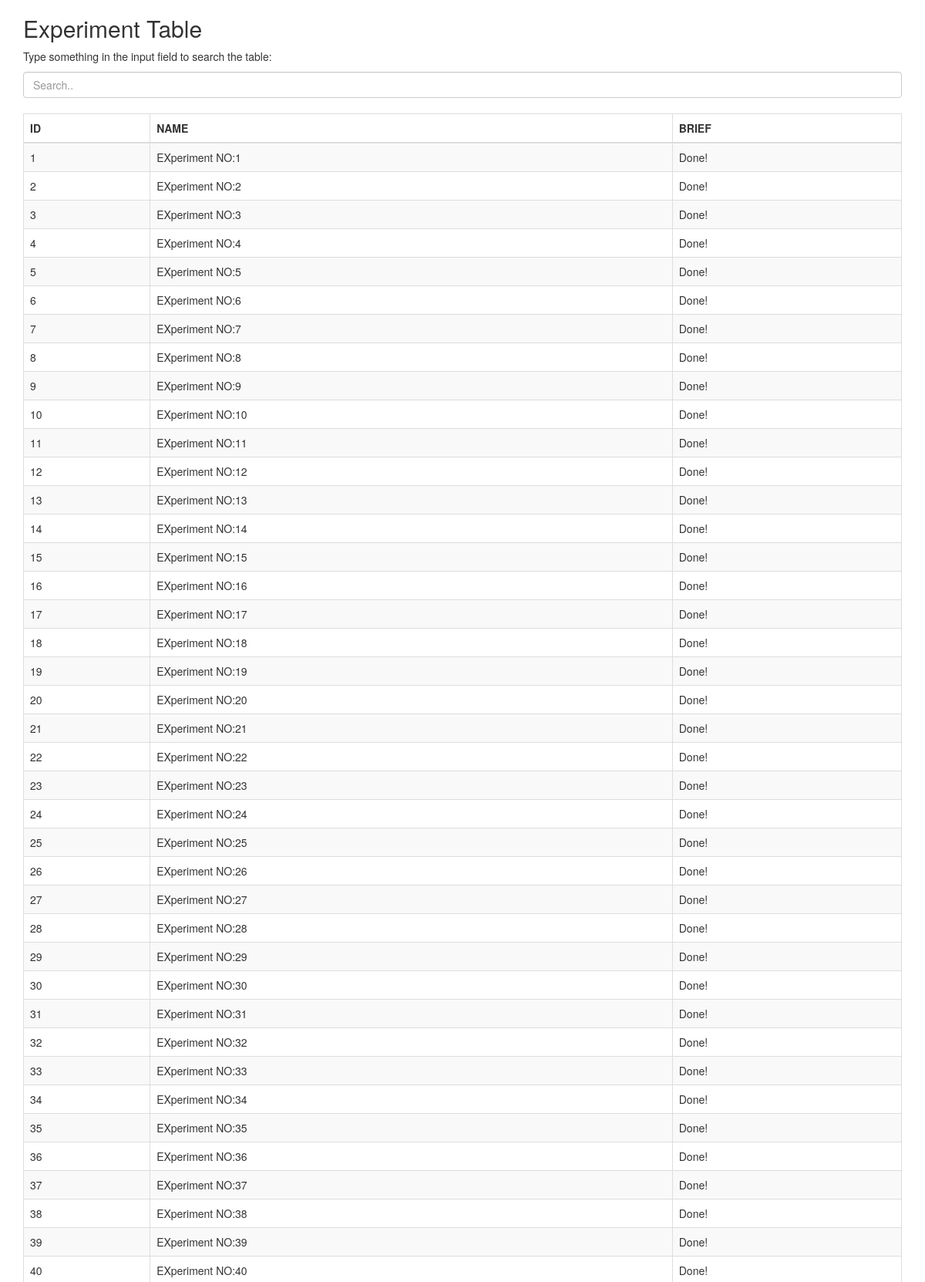
Page /listexperiment (upper part) on the committed database.
### tables this page shows
CREATE TABLE EXPERIMENT
    ( ITEM_ID INT PRIMARY KEY NOT NULL,
      NAME TEXT NOT NULL,
      BRIEF TEXT NOT NULL
    );

### main.py (the view)
@app.route('/listexperiment')
def listexperiment():
    con = sql.connect("test.db")
    con.row_factory = sql.Row
    cur = con.cursor()
    cur.execute("select * from EXPERIMENT")
    rows = cur.fetchall()
    return render_template('listexperiment.html',rows=rows)

### templates/listexperiment.html (shortened to what this page needs)
<!doctype html>
<html>
<head>
  <link rel="stylesheet" href="https://maxcdn.bootstrapcdn.com/bootstrap/3.3.7/css/bootstrap.min.css">
</head>
   <body>
   <div class="container">
       <h2>Experiment Table</h2>
   <p>Type something in the input field to search the table:</p>
       <input class="form-control" id="myInput" type="text" placeholder="Search..">
       <br>
         <table class="table table-bordered table-striped">
         <thead>
         <tr>
             <th>ID</th>
            <th>NAME</th>
             <th>BRIEF</th>
         </tr>
         </thead>
             <tbody id="myTable">
         {% for row in rows %}
            <tr>
               <td> {{  row["ITEM_ID"]   }}    </td>
               <td> {{  row["NAME"]      }}    </td>
                <td>{{  row['BRIEF']  }}    </td>
            </tr>
         {% endfor %}
          </tbody>
      </table>
   </body>
</html>

### rows in the picture
EXPERIMENT: ITEM_ID "1", NAME "EXperiment NO:1", BRIEF "Done!"
EXPERIMENT: ITEM_ID "2", NAME "EXperiment NO:2", BRIEF "Done!"
EXPERIMENT: ITEM_ID "3", NAME "EXperiment NO:3", BRIEF "Done!"
EXPERIMENT: ITEM_ID "4", NAME "EXperiment NO:4", BRIEF "Done!"
EXPERIMENT: ITEM_ID "5", NAME "EXperiment NO:5", BRIEF "Done!"
EXPERIMENT: ITEM_ID "6", NAME "EXperiment NO:6", BRIEF "Done!"
EXPERIMENT: ITEM_ID "7", NAME "EXperiment NO:7", BRIEF "Done!"
EXPERIMENT: ITEM_ID "8", NAME "EXperiment NO:8", BRIEF "Done!"
EXPERIMENT: ITEM_ID "9", NAME "EXperiment NO:9", BRIEF "Done!"
EXPERIMENT: ITEM_ID "10", NAME "EXperiment NO:10", BRIEF "Done!"
EXPERIMENT: ITEM_ID "11", NAME "EXperiment NO:11", BRIEF "Done!"
EXPERIMENT: ITEM_ID "12", NAME "EXperiment NO:12", BRIEF "Done!"
EXPERIMENT: ITEM_ID "13", NAME "EXperiment NO:13", BRIEF "Done!"
EXPERIMENT: ITEM_ID "14", NAME "EXperiment NO:14", BRIEF "Done!"
EXPERIMENT: ITEM_ID "15", NAME "EXperiment NO:15", BRIEF "Done!"
EXPERIMENT: ITEM_ID "16", NAME "EXperiment NO:16", BRIEF "Done!"
EXPERIMENT: ITEM_ID "17", NAME "EXperiment NO:17", BRIEF "Done!"
EXPERIMENT: ITEM_ID "18", NAME "EXperiment NO:18", BRIEF "Done!"
EXPERIMENT: ITEM_ID "19", NAME "EXperiment NO:19", BRIEF "Done!"
EXPERIMENT: ITEM_ID "20", NAME "EXperiment NO:20", BRIEF "Done!"
EXPERIMENT: ITEM_ID "21", NAME "EXperiment NO:21", BRIEF "Done!"
EXPERIMENT: ITEM_ID "22", NAME "EXperiment NO:22", BRIEF "Done!"
EXPERIMENT: ITEM_ID "23", NAME "EXperiment NO:23", BRIEF "Done!"
EXPERIMENT: ITEM_ID "24", NAME "EXperiment NO:24", BRIEF "Done!"
EXPERIMENT: ITEM_ID "25", NAME "EXperiment NO:25", BRIEF "Done!"
EXPERIMENT: ITEM_ID "26", NAME "EXperiment NO:26", BRIEF "Done!"
EXPERIMENT: ITEM_ID "27", NAME "EXperiment NO:27", BRIEF "Done!"
EXPERIMENT: ITEM_ID "28", NAME "EXperiment NO:28", BRIEF "Done!"
EXPERIMENT: ITEM_ID "29", NAME "EXperiment NO:29", BRIEF "Done!"
EXPERIMENT: ITEM_ID "30", NAME "EXperiment NO:30", BRIEF "Done!"
EXPERIMENT: ITEM_ID "31", NAME "EXperiment NO:31", BRIEF "Done!"
EXPERIMENT: ITEM_ID "32", NAME "EXperiment NO:32", BRIEF "Done!"
EXPERIMENT: ITEM_ID "33", NAME "EXperiment NO:33", BRIEF "Done!"
EXPERIMENT: ITEM_ID "34", NAME "EXperiment NO:34", BRIEF "Done!"
EXPERIMENT: ITEM_ID "35", NAME "EXperiment NO:35", BRIEF "Done!"
EXPERIMENT: ITEM_ID "36", NAME "EXperiment NO:36", BRIEF "Done!"
EXPERIMENT: ITEM_ID "37", NAME "EXperiment NO:37", BRIEF "Done!"
EXPERIMENT: ITEM_ID "38", NAME "EXperiment NO:38", BRIEF "Done!"
EXPERIMENT: ITEM_ID "39", NAME "EXperiment NO:39", BRIEF "Done!"
EXPERIMENT: ITEM_ID "40", NAME "EXperiment NO:40", BRIEF "Done!"
